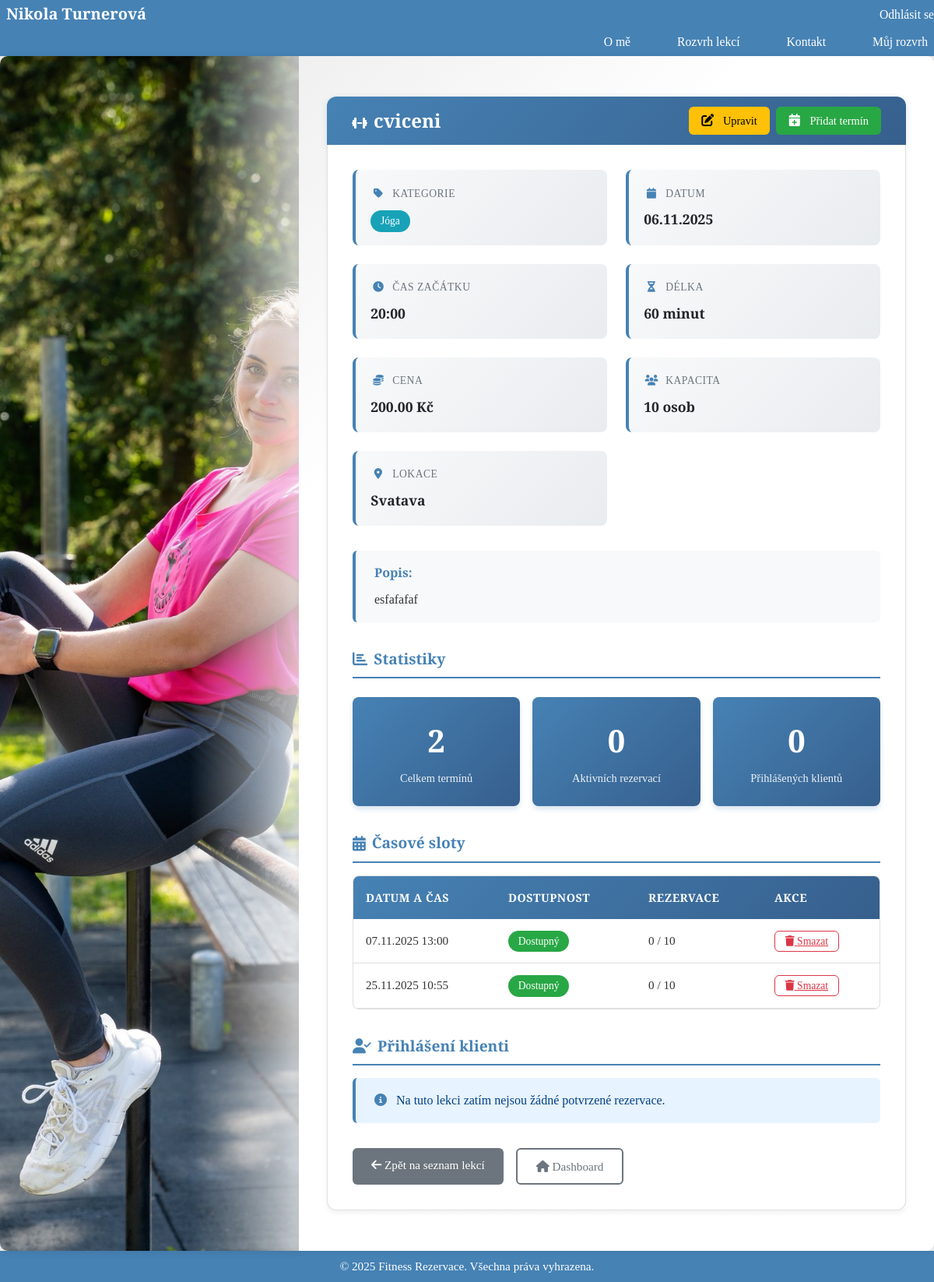
/bookings/instructor/lesson/295/ (signed in), run on the app's committed database.
### bookings/models.py (models this page shows, shortened)
class Lesson(models.Model):
    instructor = models.ForeignKey(
        settings.AUTH_USER_MODEL,
        on_delete=models.CASCADE,
        related_name='instructor_lessons',
        limit_choices_to={'user_type': 'instructor'}
    )
    title = models.CharField(max_length=200)
    description = models.TextField(blank=True)
    price = models.DecimalField(max_digits=10, decimal_places=2)
    duration = models.IntegerField(help_text="Délka lekce v minutách")
    capacity = models.IntegerField(help_text="Maximální počet účastníků")
    date = models.DateField(help_text="Datum konání lekce", default=timezone.now)
    start_time = models.TimeField(help_text="Čas začátku lekce", default="09:00")
    location = models.CharField(max_length=200, help_text="Místo konání lekce", default="Fitness centrum")
    category = models.ForeignKey(
        Category,
        on_delete=models.SET_NULL,
        null=True,
        blank=True,
        related_name='lessons',
        verbose_name='Kategorie'
    )

class Category(models.Model):
    name = models.CharField(max_length=100, unique=True, verbose_name='Název kategorie')
    slug = models.SlugField(max_length=100, unique=True, blank=True, verbose_name='Slug (URL)')
    description = models.TextField(blank=True, verbose_name='Popis')
    order = models.IntegerField(default=0, verbose_name='Pořadí', help_text='Nižší číslo = dříve v seznamu')
    class Meta:
        ordering = ['order', 'name']
        verbose_name = 'Kategorie'
        verbose_name_plural = 'Kategorie'

class TimeSlot(models.Model):
    lesson = models.ForeignKey(Lesson, on_delete=models.CASCADE)
    start_time = models.DateTimeField(db_index=True)  # Index pro rychlejší vyhledávání
    is_available = models.BooleanField(default=True)
    class Meta:
        ordering = ['start_time']
        indexes = [
            models.Index(fields=['start_time', 'is_available']),
        ]

### bookings/views.py (the view, shortened to what this page needs)
# urls.py: path('instructor/lesson/<int:pk>/', views.InstructorLessonDetailView.as_view(), name='instructor_lesson_detail'),
class InstructorLessonDetailView(InstructorRequiredMixin, DetailView):
    model = Lesson
    template_name = 'bookings/instructor_lesson_detail.html'
    context_object_name = 'lesson'
    def get_queryset(self):
        return Lesson.objects.filter(instructor=self.request.user)
    def get_context_data(self, **kwargs):
        context = super().get_context_data(**kwargs)
        lesson = self.object
        time_slots = TimeSlot.objects.filter(lesson=lesson).order_by('start_time')
        context['time_slots'] = time_slots
        bookings = Booking.objects.filter(
            time_slot__lesson=lesson,
            status='confirmed'
        ).select_related('client', 'time_slot').order_by('time_slot__start_time')
        context['bookings'] = bookings
        context['total_bookings'] = bookings.count()
        context['total_slots'] = time_slots.count()
        from payments.models import TopUp
        clients = set(booking.client for booking in bookings)
        client_info = {}
        total_pending_amount = 0
        context['client_info'] = client_info
        context['total_pending_topups'] = total_pending_amount
        return context

### accounts/mixins.py (called while the page is built)
    def test_func(self):
        return self.request.user.is_authenticated and getattr(self.request.user, 'user_type', None) == 'instructor'

### accounts/models.py (called while the page is built)
    @property
    def is_instructor(self) -> bool:
        return self.user_type == 'instructor'

### templates/bookings/instructor_lesson_detail.html (shortened to what this page needs)
{% extends 'base.html' %}
{% load static %}
{% load booking_extras %}
{% block content %}
<div class="lesson-detail-container">
    <div class="detail-header">
        <h3><i class="fas fa-dumbbell"></i>{{ lesson.title }}</h3>
        <div class="header-actions">
            <a href="{% url 'bookings:lesson_edit' lesson.pk %}" class="btn btn-warning">
                <i class="fas fa-edit"></i> Upravit
            </a>
            <a href="{% url 'bookings:timeslot_add' lesson.pk %}" class="btn btn-success">
                <i class="fas fa-calendar-plus"></i> Přidat termín
            </a>
        </div>
    </div>
    <div class="detail-content">
        <div class="info-grid">
            <div class="info-card">
                <div class="info-card-label">
                    <i class="fas fa-tag"></i> Kategorie
                </div>
                <div class="info-card-value">
                    {% if lesson.category %}
                    <span class="badge badge-info">{{ lesson.category.name }}</span>
                    {% else %}
                    <span class="badge badge-secondary">Nezařazeno</span>
                    {% endif %}
                </div>
            </div>
            <div class="info-card">
                <div class="info-card-label">
                    <i class="fas fa-calendar"></i> Datum
                </div>
                <div class="info-card-value">
                    {{ lesson.date|date:"d.m.Y" }}
                </div>
            </div>
            <div class="info-card">
                <div class="info-card-label">
                    <i class="fas fa-clock"></i> Čas začátku
                </div>
                <div class="info-card-value">
                    {{ lesson.start_time|time:"H:i" }}
                </div>
            </div>
            <div class="info-card">
                <div class="info-card-label">
                    <i class="fas fa-hourglass-half"></i> Délka
                </div>
                <div class="info-card-value">
                    {{ lesson.duration }} minut
                </div>
            </div>
            <div class="info-card">
                <div class="info-card-label">
                    <i class="fas fa-coins"></i> Cena
                </div>
                <div class="info-card-value">
                    {{ lesson.price }} Kč
                </div>
            </div>
            <div class="info-card">
                <div class="info-card-label">
                    <i class="fas fa-users"></i> Kapacita
                </div>
                <div class="info-card-value">
                    {{ lesson.capacity }} osob
                </div>
            </div>
            <div class="info-card">
                <div class="info-card-label">
                    <i class="fas fa-map-marker-alt"></i> Lokace
                </div>
                <div class="info-card-value">
                    {{ lesson.location|default:"—" }}
                </div>
            </div>
        </div>
        {% if lesson.description %}
        <div class="description-box">
            <strong>Popis:</strong>
            {{ lesson.description }}
        </div>
        {% endif %}
        <div class="section-title">
            <i class="fas fa-chart-bar"></i> Statistiky
        </div>
        <div class="stats-grid">
            <div class="stat-box">
                <div class="stat-number">{{ total_slots }}</div>
                <div class="stat-label">Celkem termínů</div>
            </div>
            <div class="stat-box">
                <div class="stat-number">{{ total_bookings }}</div>
                <div class="stat-label">Aktivních rezervací</div>
            </div>
            <div class="stat-box">
                <div class="stat-number">{{ client_info|length }}</div>
                <div class="stat-label">Přihlášených klientů</div>
            </div>
        </div>
        <div class="section-title">
            <i class="fas fa-calendar-alt"></i> Časové sloty
        </div>
        {% if time_slots %}
        <div class="table-container">
            <table class="modern-table">
                <thead>
                    <tr>
                        <th>Datum a čas</th>
                        <th>Dostupnost</th>
                        <th>Rezervace</th>
                        <th>Akce</th>
                    </tr>
                </thead>
                <tbody>
                    {% for slot in time_slots %}
                    <tr>
                        <td>{{ slot.start_time|date:"d.m.Y H:i" }}</td>
                        <td>
                            {% if slot.is_available %}
                            <span class="badge badge-success">Dostupný</span>
                            {% else %}
                            <span class="badge badge-danger">Nedostupný</span>
                            {% endif %}
                        </td>
                        <td>
                            {{ slot.booking_set.count }} / {{ lesson.capacity }}
                        </td>
                        <td>
                            <a href="{% url 'bookings:timeslot_delete' slot.pk %}"
                               class="btn-delete"
                               onclick="return confirm('Opravdu chcete smazat tento termín?');">
                                <i class="fas fa-trash"></i> Smazat
                            </a>
                        </td>
                    </tr>
                    {% endfor %}
                </tbody>
            </table>
        </div>
        {% else %}
        <div class="alert-custom">
            <i class="fas fa-info-circle"></i> K této lekci zatím nejsou přidány žádné časové sloty.
        </div>
        {% endif %}
        <div class="section-title">
            <i class="fas fa-user-check"></i> Přihlášení klienti
        </div>
        {% if bookings %}
        <div class="table-container">
            <table class="modern-table">
                <thead>
                    <tr>
                        <th>Klient</th>
                        <th>Email</th>
                        <th>Telefon</th>
                        <th>Termín</th>
                        <th>Status</th>
                        <th>Kredit</th>
                        <th>Čekající dobití</th>
                    </tr>
                </thead>
                <tbody>
                    {% for booking in bookings %}
                    <tr>
                        <td>{{ booking.client.get_full_name }}</td>
                        <td>{{ booking.client.email }}</td>
                        <td>{{ booking.client.phone_number|default:"—" }}</td>
                        <td>{{ booking.time_slot.start_time|date:"d.m.Y H:i" }}</td>
                        <td>
                            {% if booking.status == 'confirmed' %}
                            <span class="badge badge-success">Potvrzeno</span>
                            {% elif booking.status == 'cancelled' %}
                            <span class="badge badge-danger">Zrušeno</span>
                            {% else %}
                            <span class="badge badge-warning">{{ booking.get_status_display }}</span>
                            {% endif %}
                        </td>
                        <td>
                            {% with info=client_info|get_item:booking.client.id %}
                                {% if info %}
                                    <span class="credit-amount {% if info.credits >= lesson.price %}credit-sufficient{% elif info.credits > 0 %}credit-low{% else %}credit-insufficient{% endif %}">
                                        {{ info.credits|floatformat:0 }} Kč
                                    </span>
                                {% else %}
                                    <span style="color: #6c757d;">—</span>
                                {% endif %}
                            {% endwith %}
                        </td>
                        <td>
                            {% with info=client_info|get_item:booking.client.id %}
                                {% if info and info.pending_topups %}
                                    <div class="pending-topup-info">
                                        <span class="badge badge-warning" title="Čeká na potvrzení: {{ info.pending_topups.count }} dobití">
                                            +{{ info.pending_total|floatformat:0 }} Kč
                                        </span>
                                        <span class="pending-count">({{ info.pending_topups.count }}x)</span>
                                    </div>
                                {% else %}
                                    <span style="color: #6c757d;">—</span>
                                {% endif %}
                            {% endwith %}
                        </td>
                    </tr>
                    {% endfor %}
                </tbody>
            </table>
        </div>
        {% else %}
        <div class="alert-custom">
            <i class="fas fa-info-circle"></i> Na tuto lekci zatím nejsou žádné potvrzené rezervace.
        </div>
        {% endif %}
        <div class="back-buttons">
            <a href="{% url 'bookings:instructor_lessons' %}" class="btn btn-secondary">
                <i class="fas fa-arrow-left"></i> Zpět na seznam lekcí
            </a>
            <a href="{% url 'accounts:instructor_dashboard' %}" class="btn btn-outline-secondary">
                <i class="fas fa-home"></i> Dashboard
            </a>
        </div>
    </div>
</div>
{% endblock %}

### static/css/style.css (style rules this page uses)
* { margin: 0; padding: 0; box-sizing: border-box; }
:root { --header-h: 72px; --footer-h: 40px; }
html, body { height: 100%; margin: 0; }
body { font-family: 'Poppins', 'Cormorant Garamond', serif; color: #333; line-height: 1.6; min-height: 100vh; background-color: #f0f0f0; padding: 0; overflow: hidden; }
.btn { display: inline-block; padding: 12px 30px; background-color: #4682b4;; color: white; text-decoration: none; border-radius: 5px; font-weight: 500; transition: background-color 0.3s; }

### data on the page
Lesson: title "cviceni", category.name "Jóga", date "06.11.2025", start_time "20:00", duration "60", price "200.00", capacity "10", location "Svatava", description "esfafafaf"
TimeSlot: start_time "07.11.2025 13:00", is_available "Dostupný", booking_set.count "0"
TimeSlot: start_time "25.11.2025 10:55", is_available "Dostupný", booking_set.count "0"

### other printed values
{{ total_slots }} "2"
{{ total_bookings }} "0"
{{ client_info|length }} "0"
